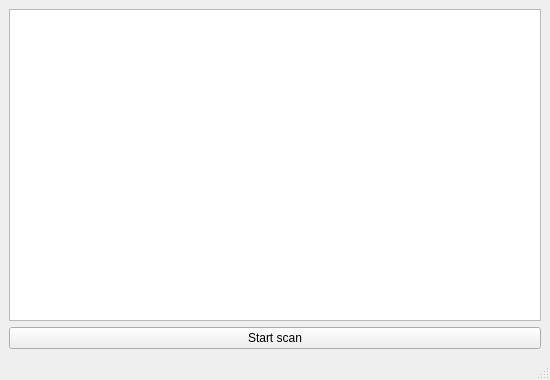
<?xml version="1.0" encoding="UTF-8"?>
<ui version="4.0">
 <class>MainWindow</class>
 <widget class="QMainWindow" name="MainWindow">
  <property name="geometry">
   <rect>
    <x>0</x>
    <y>0</y>
    <width>550</width>
    <height>380</height>
   </rect>
  </property>
  <property name="windowTitle">
   <string>MainWindow</string>
  </property>
  <widget class="QWidget" name="centralwidget">
   <layout class="QVBoxLayout" name="verticalLayout">
    <item>
     <widget class="QPlainTextEdit" name="plainTextEdit"/>
    </item>
    <item>
     <widget class="QPushButton" name="pushButton">
      <property name="cursor">
       <cursorShape>PointingHandCursor</cursorShape>
      </property>
      <property name="text">
       <string>Start scan</string>
      </property>
     </widget>
    </item>
   </layout>
  </widget>
  <widget class="QStatusBar" name="statusbar"/>
 </widget>
 <resources/>
 <connections/>
</ui>
